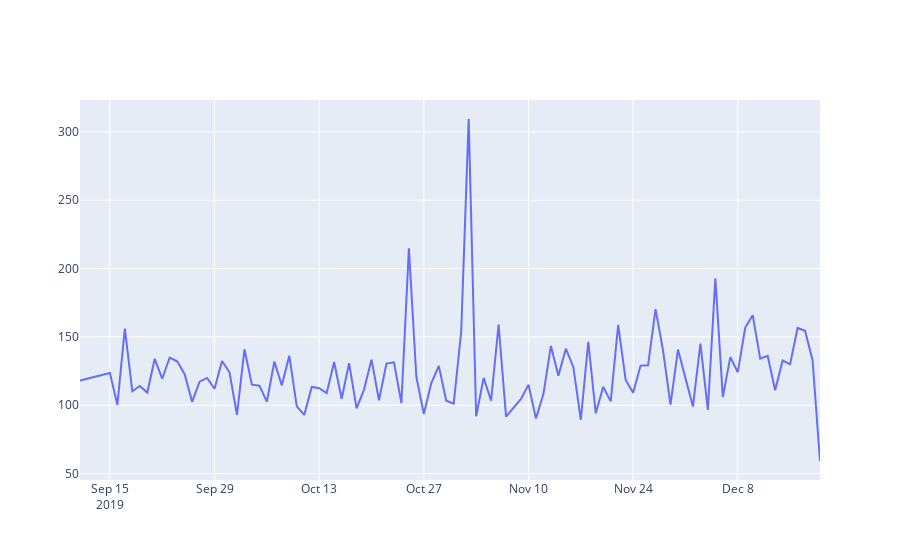

Notebook cell for this chart:
### Code cell
fig = go.Figure([go.Scatter(x=Clothers['purchdate'], y=Clothers['amount'])])
fig.show()
